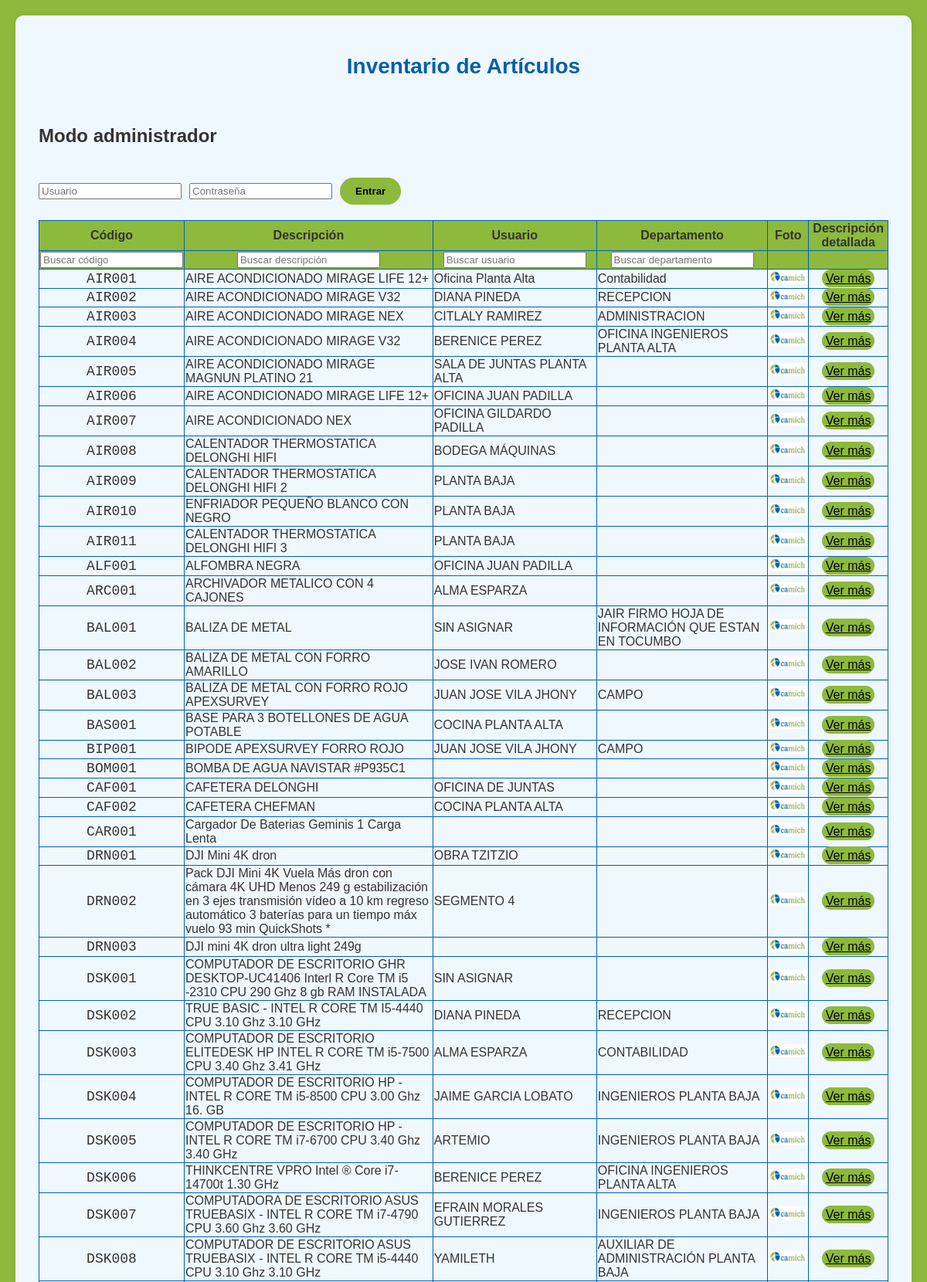
The page / (upper part) on the database its author committed.
### tables this page shows
CREATE TABLE "objetos" (
	"id"	INTEGER,
	"codigo"	TEXT,
	"descripcion"	TEXT,
	"identificador"	TEXT,
	"usuario"	TEXT,
	"departamento"	TEXT,
	"notas"	TEXT,
	"foto_location"	TEXT,
	PRIMARY KEY("id" AUTOINCREMENT)
);

### app.py (the view)
@app.route('/')
def index():
    with sqlite3.connect('inventario.db') as conn:
        items = conn.execute('SELECT * FROM objetos ORDER BY codigo').fetchall()
    return render_template('index.html', items=items)

### templates/index.html (shortened to what this page needs)
<!DOCTYPE html>
<html>
<head>
    <link rel="stylesheet" href="../static/style.css">
    <link rel="stylesheet" href="https://cdn.datatables.net/1.13.6/css/jquery.dataTables.min.css">
    <link rel="stylesheet" href="https://cdn.datatables.net/responsive/2.5.0/css/responsive.dataTables.min.css">
</head>
<body>
    <div id="container">
        <h1>Inventario de Artículos</h1>
        <h2>Modo administrador</h2>
        <form method="POST" action="{{ url_for('login_admin') }}" style="display:flex; gap:10px; align-items:center;">
            <input type="text" name="username" placeholder="Usuario" required>
            <input type="password" name="password" placeholder="Contraseña" required>
            <button type="submit">Entrar</button>
        </form>
        <div class="table-container">
        <table>
            <thead>
                <tr>
                    <th>Código</th>
                    <th>Descripción</th>
                    <th>Usuario</th>
                    <th>Departamento</th>
                    <th>Foto</th>
                    <th>Descripción detallada</th>
                </tr>
                <tr>
                    <th><input type="text" placeholder="Buscar código"></th>
                    <th><input type="text" placeholder="Buscar descripción"></th>
                    <th><input type="text" placeholder="Buscar usuario"></th>
                    <th><input type="text" placeholder="Buscar departamento"></th>
                    <th></th>
                    <th></th>
                </tr>
            </thead>
            <tbody>
                {% for item in items %}
                <tr>
                    <td>{{ item[1] }}</td>
                    <td>{{ item[2] }}</td>
                    <td>{{ item[4] }}</td>
                    <td>{{ item[5] }}</td>
                    <td>
                        <img src="{{ url_for('static', filename='images/' + (item[7] or 'camich.png')) }}" width="50">
                    </td>
                    <td>
                        <a href="{{ url_for('item_detail', codigo=item[1]) }}">Ver más</a>
                    </td>
                </tr>
                {% endfor %}
            </tbody>
        </table>
        </div>
    </div>
</body>
</html>

### static/style.css (style rules this page uses)
:root { --dt-row-selected: initial !important; --dt-row-selected-text: initial !important; --dt-row-selected-link: initial !important; --dt-row-stripe: initial !important; --dt-row-hover: initial !important; --dt-column-ordering: initial !important; --dt-html-background: initial !important; --main-color: #8db93d; --second-color: #0260aa; --third-color: aliceblue; }
body { font-family: Arial, sans-serif; margin: 0; padding: 20px; background-color: var(--main-color); color: #333; }
h1 { background-color: var(--third-color); color: var(--second-color); font-family: Arial, sans-serif; font-size: 28px; text-align: center; margin-top: 20px; margin-bottom: 20px; }
button, .input-btn, a, a:visited { color:black; padding: 10px 20px; border: none; border-radius: 20px; cursor: pointer; font-weight: bold; transition: all 0.5s cubic-bezier(0.4, 0, 1, 1); background: var(--main-color); }
#container { max-width: 1200px; margin: 0 auto; background: var(--third-color); padding: 30px; border-radius: 10px; box-shadow: 0 2px 10px rgba(0, 0, 0, 0.1); display: flex; flex-direction: column; gap: 20px; }
table a { padding-top: 3px; padding-bottom: 3px; padding-left: 5px; padding-right: 5px; font-weight: lighter; }
table, td, th { border-collapse: collapse; border: 1px solid var(--second-color); }
th { background-color: var(--main-color) !important; text-align: center !important; }
td:nth-child(1), td:nth-child(5) { font-family: monospace; font-size: 18px; text-align: center; }
td:nth-child(6) { text-align: center; }

### rows shown on the page
objetos: codigo "AIR001", descripcion "AIRE ACONDICIONADO MIRAGE LIFE 12+", usuario "Oficina Planta Alta", departamento "Contabilidad", foto_location (picture)
objetos: codigo "AIR002", descripcion "AIRE ACONDICIONADO MIRAGE V32", usuario "DIANA PINEDA", departamento "RECEPCION", foto_location (picture)
objetos: codigo "AIR003", descripcion "AIRE ACONDICIONADO MIRAGE NEX", usuario "CITLALY RAMIREZ", departamento "ADMINISTRACION"
objetos: codigo "AIR004", descripcion "AIRE ACONDICIONADO MIRAGE V32", usuario "BERENICE PEREZ", departamento "OFICINA INGENIEROS PLANTA ALTA"
objetos: codigo "AIR005", descripcion "AIRE ACONDICIONADO MIRAGE MAGNUN PLATINO 21", usuario "SALA DE JUNTAS PLANTA ALTA"
objetos: codigo "AIR006", descripcion "AIRE ACONDICIONADO MIRAGE LIFE 12+", usuario "OFICINA JUAN PADILLA"
objetos: codigo "AIR007", descripcion "AIRE ACONDICIONADO NEX", usuario "OFICINA GILDARDO PADILLA"
objetos: codigo "AIR008", descripcion "CALENTADOR THERMOSTATICA DELONGHI HIFI", usuario "BODEGA MÁQUINAS"
objetos: codigo "AIR009", descripcion "CALENTADOR THERMOSTATICA DELONGHI HIFI 2", usuario "PLANTA BAJA"
objetos: codigo "AIR010", descripcion "ENFRIADOR PEQUEÑO BLANCO CON NEGRO", usuario "PLANTA BAJA"
objetos: codigo "AIR011", descripcion "CALENTADOR THERMOSTATICA DELONGHI HIFI 3", usuario "PLANTA BAJA"
objetos: codigo "ALF001", descripcion "ALFOMBRA NEGRA", usuario "OFICINA JUAN PADILLA"
objetos: codigo "ARC001", descripcion "ARCHIVADOR METALICO CON 4 CAJONES", usuario "ALMA ESPARZA"
objetos: codigo "BAL001", descripcion "BALIZA DE METAL", usuario "SIN ASIGNAR", departamento "JAIR FIRMO HOJA DE INFORMACIÓN QUE ESTAN EN TOCUMBO"
objetos: codigo "BAL002", descripcion "BALIZA DE METAL CON FORRO AMARILLO", usuario "JOSE IVAN ROMERO"
objetos: codigo "BAL003", descripcion "BALIZA DE METAL CON FORRO ROJO APEXSURVEY", usuario "JUAN JOSE VILA JHONY", departamento "CAMPO"
objetos: codigo "BAS001", descripcion "BASE PARA 3 BOTELLONES DE AGUA POTABLE", usuario "COCINA PLANTA ALTA"
objetos: codigo "BIP001", descripcion "BIPODE APEXSURVEY FORRO ROJO", usuario "JUAN JOSE VILA JHONY", departamento "CAMPO"
objetos: codigo "BOM001", descripcion "BOMBA DE AGUA NAVISTAR #P935C1"
objetos: codigo "CAF001", descripcion "CAFETERA DELONGHI", usuario "OFICINA DE JUNTAS"
objetos: codigo "CAF002", descripcion "CAFETERA CHEFMAN", usuario "COCINA PLANTA ALTA"
objetos: codigo "CAR001", descripcion "Cargador De Baterias Geminis 1 Carga Lenta"
objetos: codigo "DRN001", descripcion "DJI Mini 4K dron", usuario "OBRA TZITZIO"
objetos: codigo "DRN002", descripcion "Pack DJI Mini 4K Vuela Más dron con cámara 4K UHD Menos 249 g estabilización en 3 ejes transmisión vídeo a 10 km regreso automático 3 baterías para un tiempo máx vuelo 93 min QuickShots *", usuario "SEGMENTO 4"
objetos: codigo "DRN003", descripcion "DJI mini 4K dron ultra light 249g"
objetos: codigo "DSK001", descripcion "COMPUTADOR DE ESCRITORIO GHR DESKTOP-UC41406 Interl R Core TM i5 -2310 CPU 290 Ghz 8 gb RAM INSTALADA", usuario "SIN ASIGNAR"
objetos: codigo "DSK002", descripcion "TRUE BASIC - INTEL R CORE TM I5-4440 CPU 3.10 Ghz 3.10 GHz", usuario "DIANA PINEDA", departamento "RECEPCION"
objetos: codigo "DSK003", descripcion "COMPUTADOR DE ESCRITORIO ELITEDESK HP INTEL R CORE TM i5-7500 CPU 3.40 Ghz 3.41 GHz", usuario "ALMA ESPARZA", departamento "CONTABILIDAD"
objetos: codigo "DSK004", descripcion "COMPUTADOR DE ESCRITORIO HP - INTEL R CORE TM i5-8500 CPU 3.00 Ghz 16. GB", usuario "JAIME GARCIA LOBATO", departamento "INGENIEROS PLANTA BAJA"
objetos: codigo "DSK005", descripcion "COMPUTADOR DE ESCRITORIO HP - INTEL R CORE TM i7-6700 CPU 3.40 Ghz 3.40 GHz", usuario "ARTEMIO", departamento "INGENIEROS PLANTA BAJA"
objetos: codigo "DSK006", descripcion "THINKCENTRE VPRO Intel ® Core i7-14700t 1.30 GHz", usuario "BERENICE PEREZ", departamento "OFICINA INGENIEROS PLANTA ALTA"
objetos: codigo "DSK007", descripcion "COMPUTADORA DE ESCRITORIO ASUS TRUEBASIX - INTEL R CORE TM i7-4790 CPU 3.60 Ghz 3.60 GHz", usuario "EFRAIN MORALES GUTIERREZ", departamento "INGENIEROS PLANTA BAJA"
objetos: codigo "DSK008", descripcion "COMPUTADOR DE ESCRITORIO ASUS TRUEBASIX - INTEL R CORE TM i5-4440 CPU 3.10 Ghz 3.10 GHz", usuario "YAMILETH", departamento "AUXILIAR DE ADMINISTRACIÓN PLANTA BAJA"
